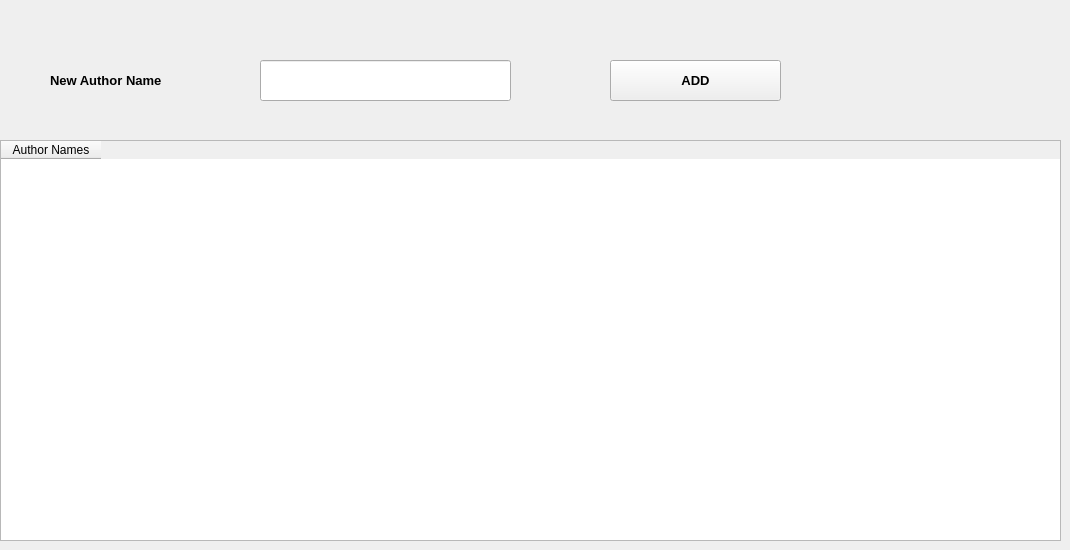
      <widget class="QWidget" name="tab_12">
       <attribute name="title">
        <string>Author</string>
       </attribute>
       <widget class="QLabel" name="label_46">
        <property name="geometry">
         <rect>
          <x>50</x>
          <y>70</y>
          <width>181</width>
          <height>21</height>
         </rect>
        </property>
        <property name="font">
         <font>
          <pointsize>10</pointsize>
          <weight>75</weight>
          <bold>true</bold>
         </font>
        </property>
        <property name="text">
         <string>New Author Name</string>
        </property>
       </widget>
       <widget class="QPushButton" name="pushButton_19">
        <property name="geometry">
         <rect>
          <x>610</x>
          <y>60</y>
          <width>171</width>
          <height>41</height>
         </rect>
        </property>
        <property name="font">
         <font>
          <pointsize>10</pointsize>
          <weight>75</weight>
          <bold>true</bold>
         </font>
        </property>
        <property name="text">
         <string>ADD</string>
        </property>
       </widget>
       <widget class="QTableWidget" name="tableWidget_4">
        <property name="geometry">
         <rect>
          <x>0</x>
          <y>140</y>
          <width>1061</width>
          <height>401</height>
         </rect>
        </property>
        <column>
         <property name="text">
          <string>Author Names</string>
         </property>
        </column>
       </widget>
       <widget class="QLineEdit" name="lineEdit_30">
        <property name="geometry">
         <rect>
          <x>260</x>
          <y>60</y>
          <width>251</width>
          <height>41</height>
         </rect>
        </property>
       </widget>
      </widget>
